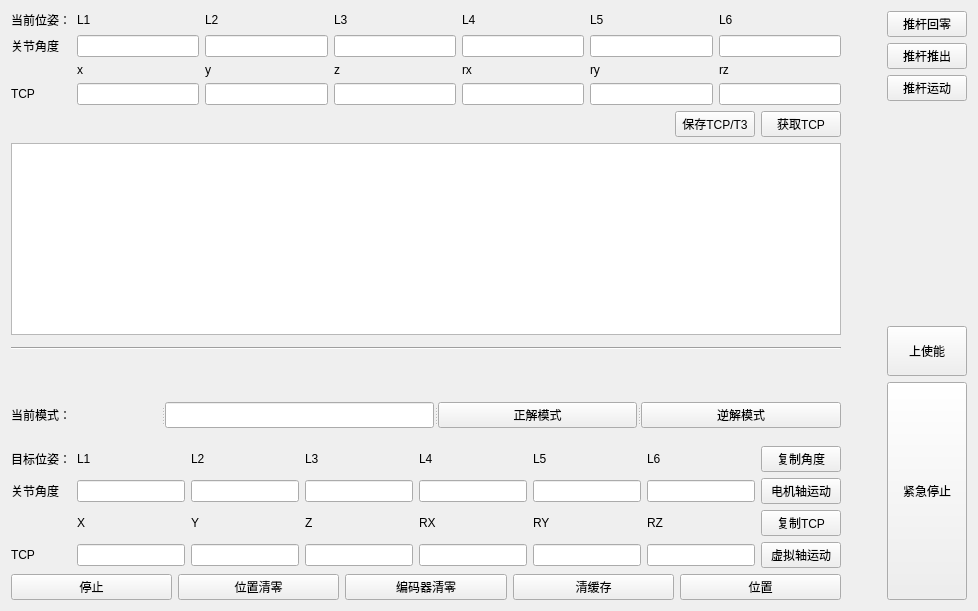
     <widget class="QWidget" name="tab_2">
      <attribute name="title">
       <string>联动</string>
      </attribute>
      <layout class="QGridLayout" name="gridLayout_4">
       <item row="1" column="0">
        <layout class="QHBoxLayout" name="horizontalLayout_5">
         <item>
          <spacer name="horizontalSpacer_6">
           <property name="orientation">
            <enum>Qt::Horizontal</enum>
           </property>
           <property name="sizeHint" stdset="0">
            <size>
             <width>40</width>
             <height>20</height>
            </size>
           </property>
          </spacer>
         </item>
         <item>
          <widget class="QPushButton" name="test_pushButton">
           <property name="text">
            <string>保存TCP/T3</string>
           </property>
          </widget>
         </item>
         <item>
          <widget class="QPushButton" name="btn_getTcp">
           <property name="text">
            <string>获取TCP</string>
           </property>
          </widget>
         </item>
        </layout>
       </item>
       <item row="4" column="0">
        <widget class="Line" name="line_4">
         <property name="orientation">
          <enum>Qt::Horizontal</enum>
         </property>
        </widget>
       </item>
       <item row="2" column="0">
        <layout class="QGridLayout" name="gridLayout_9">
         <item row="0" column="3">
          <widget class="QListWidget" name="list_AxisStatus"/>
         </item>
        </layout>
       </item>
       <item row="5" column="0">
        <spacer name="verticalSpacer">
         <property name="orientation">
          <enum>Qt::Vertical</enum>
         </property>
         <property name="sizeHint" stdset="0">
          <size>
           <width>20</width>
           <height>40</height>
          </size>
         </property>
        </spacer>
       </item>
       <item row="0" column="0">
        <layout class="QGridLayout" name="gridLayout_2">
         <item row="1" column="2">
          <widget class="QLineEdit" name="edit_State_L2">
           <property name="readOnly">
            <bool>true</bool>
           </property>
          </widget>
         </item>
         <item row="3" column="4">
          <widget class="QLineEdit" name="edit_State_V4">
           <property name="readOnly">
            <bool>true</bool>
           </property>
          </widget>
         </item>
         <item row="1" column="0">
          <widget class="QLabel" name="label_16">
           <property name="text">
            <string>关节角度</string>
           </property>
          </widget>
         </item>
         <item row="3" column="0">
          <widget class="QLabel" name="label_14">
           <property name="text">
            <string>TCP</string>
           </property>
          </widget>
         </item>
         <item row="3" column="5">
          <widget class="QLineEdit" name="edit_State_V5">
           <property name="readOnly">
            <bool>true</bool>
           </property>
          </widget>
         </item>
         <item row="2" column="4">
          <widget class="QLabel" name="label_11">
           <property name="text">
            <string>rx</string>
           </property>
          </widget>
         </item>
         <item row="2" column="5">
          <widget class="QLabel" name="label_12">
           <property name="text">
            <string>ry</string>
           </property>
          </widget>
         </item>
         <item row="0" column="6">
          <widget class="QLabel" name="label_15">
           <property name="text">
            <string>L6</string>
           </property>
          </widget>
         </item>
         <item row="0" column="2">
          <widget class="QLabel" name="label_3">
           <property name="text">
            <string>L2</string>
           </property>
          </widget>
         </item>
         <item row="1" column="3">
          <widget class="QLineEdit" name="edit_State_L3">
           <property name="readOnly">
            <bool>true</bool>
           </property>
          </widget>
         </item>
         <item row="1" column="1">
          <widget class="QLineEdit" name="edit_State_L1">
           <property name="readOnly">
            <bool>true</bool>
           </property>
          </widget>
         </item>
         <item row="1" column="5">
          <widget class="QLineEdit" name="edit_State_L5">
           <property name="readOnly">
            <bool>true</bool>
           </property>
          </widget>
         </item>
         <item row="2" column="3">
          <widget class="QLabel" name="label_10">
           <property name="text">
            <string>z</string>
           </property>
          </widget>
         </item>
         <item row="3" column="3">
          <widget class="QLineEdit" name="edit_State_V3">
           <property name="readOnly">
            <bool>true</bool>
           </property>
          </widget>
         </item>
         <item row="1" column="4">
          <widget class="QLineEdit" name="edit_State_L4">
           <property name="readOnly">
            <bool>true</bool>
           </property>
          </widget>
         </item>
         <item row="0" column="0">
          <widget class="QLabel" name="label_7">
           <property name="text">
            <string>当前位姿：</string>
           </property>
          </widget>
         </item>
         <item row="3" column="1">
          <widget class="QLineEdit" name="edit_State_V1">
           <property name="readOnly">
            <bool>true</bool>
           </property>
          </widget>
         </item>
         <item row="3" column="6">
          <widget class="QLineEdit" name="edit_State_V6">
           <property name="readOnly">
            <bool>true</bool>
           </property>
          </widget>
         </item>
         <item row="0" column="1">
          <widget class="QLabel" name="label_2">
           <property name="text">
            <string>L1</string>
           </property>
          </widget>
         </item>
         <item row="1" column="6">
          <widget class="QLineEdit" name="edit_State_L6">
           <property name="readOnly">
            <bool>true</bool>
           </property>
          </widget>
         </item>
         <item row="2" column="2">
          <widget class="QLabel" name="label_9">
           <property name="text">
            <string>y</string>
           </property>
          </widget>
         </item>
         <item row="2" column="1">
          <widget class="QLabel" name="label_8">
           <property name="text">
            <string>x</string>
           </property>
          </widget>
         </item>
         <item row="0" column="4">
          <widget class="QLabel" name="label_5">
           <property name="text">
            <string>L4</string>
           </property>
          </widget>
         </item>
         <item row="0" column="5">
          <widget class="QLabel" name="label_6">
           <property name="text">
            <string>L5</string>
           </property>
          </widget>
         </item>
         <item row="3" column="2">
          <widget class="QLineEdit" name="edit_State_V2">
           <property name="readOnly">
            <bool>true</bool>
           </property>
          </widget>
         </item>
         <item row="2" column="6">
          <widget class="QLabel" name="label_13">
           <property name="text">
            <string>rz</string>
           </property>
          </widget>
         </item>
         <item row="0" column="3">
          <widget class="QLabel" name="label_4">
           <property name="text">
            <string>L3</string>
           </property>
          </widget>
         </item>
        </layout>
       </item>
       <item row="10" column="0">
        <layout class="QHBoxLayout" name="horizontalLayout_2">
         <item>
          <widget class="QPushButton" name="pushButton_stop">
           <property name="text">
            <string>停止</string>
           </property>
          </widget>
         </item>
         <item>
          <widget class="QPushButton" name="btn_clear">
           <property name="text">
            <string>位置清零</string>
           </property>
          </widget>
         </item>
         <item>
          <widget class="QPushButton" name="btn_clear2">
           <property name="text">
            <string>编码器清零</string>
           </property>
          </widget>
         </item>
         <item>
          <widget class="QPushButton" name="btn_Rapidstop">
           <property name="text">
            <string>清缓存</string>
           </property>
          </widget>
         </item>
         <item>
          <widget class="QPushButton" name="btn_tcp2angle">
           <property name="text">
            <string>位置</string>
           </property>
          </widget>
         </item>
        </layout>
       </item>
       <item row="9" column="0">
        <layout class="QGridLayout" name="gridLayout_3">
         <item row="3" column="2">
          <widget class="QLineEdit" name="edit_Dis_V2"/>
         </item>
         <item row="0" column="3">
          <widget class="QLabel" name="label_28">
           <property name="text">
            <string>L3</string>
           </property>
          </widget>
         </item>
         <item row="0" column="4">
          <widget class="QLabel" name="label_29">
           <property name="text">
            <string>L4</string>
           </property>
          </widget>
         </item>
         <item row="1" column="0">
          <widget class="QLabel" name="label_19">
           <property name="text">
            <string>关节角度</string>
           </property>
          </widget>
         </item>
         <item row="3" column="4">
          <widget class="QLineEdit" name="edit_Dis_V4"/>
         </item>
         <item row="2" column="2">
          <widget class="QLabel" name="label_21">
           <property name="text">
            <string>Y</string>
           </property>
          </widget>
         </item>
         <item row="1" column="1">
          <widget class="QLineEdit" name="edit_Dis_L1"/>
         </item>
         <item row="3" column="6">
          <widget class="QLineEdit" name="edit_Dis_V6"/>
         </item>
         <item row="3" column="5">
          <widget class="QLineEdit" name="edit_Dis_V5"/>
         </item>
         <item row="3" column="3">
          <widget class="QLineEdit" name="edit_Dis_V3"/>
         </item>
         <item row="3" column="7">
          <widget class="QPushButton" name="btn_Rt">
           <property name="text">
            <string>虚拟轴运动</string>
           </property>
          </widget>
         </item>
         <item row="0" column="5">
          <widget class="QLabel" name="label_30">
           <property name="text">
            <string>L5</string>
           </property>
          </widget>
         </item>
         <item row="1" column="5">
          <widget class="QLineEdit" name="edit_Dis_L5"/>
         </item>
         <item row="2" column="3">
          <widget class="QLabel" name="label_22">
           <property name="text">
            <string>Z</string>
           </property>
          </widget>
         </item>
         <item row="2" column="4">
          <widget class="QLabel" name="label_23">
           <property name="text">
            <string>RX</string>
           </property>
          </widget>
         </item>
         <item row="2" column="5">
          <widget class="QLabel" name="label_24">
           <property name="text">
            <string>RY</string>
           </property>
          </widget>
         </item>
         <item row="1" column="6">
          <widget class="QLineEdit" name="edit_Dis_L6"/>
         </item>
         <item row="1" column="7">
          <widget class="QPushButton" name="btn_real_move">
           <property name="text">
            <string>电机轴运动</string>
           </property>
          </widget>
         </item>
         <item row="3" column="1">
          <widget class="QLineEdit" name="edit_Dis_V1"/>
         </item>
         <item row="1" column="3">
          <widget class="QLineEdit" name="edit_Dis_L3"/>
         </item>
         <item row="2" column="1">
          <widget class="QLabel" name="label_20">
           <property name="text">
            <string>X</string>
           </property>
          </widget>
         </item>
         <item row="3" column="0">
          <widget class="QLabel" name="label_18">
           <property name="text">
            <string>TCP</string>
           </property>
          </widget>
         </item>
         <item row="1" column="4">
          <widget class="QLineEdit" name="edit_Dis_L4"/>
         </item>
         <item row="0" column="2">
          <widget class="QLabel" name="label_27">
           <property name="text">
            <string>L2</string>
           </property>
          </widget>
         </item>
         <item row="0" column="0">
          <widget class="QLabel" name="label_17">
           <property name="text">
            <string>目标位姿：</string>
           </property>
          </widget>
         </item>
         <item row="0" column="6">
          <widget class="QLabel" name="label_31">
           <property name="text">
            <string>L6</string>
           </property>
          </widget>
         </item>
         <item row="0" column="1">
          <widget class="QLabel" name="label_26">
           <property name="text">
            <string>L1</string>
           </property>
          </widget>
         </item>
         <item row="2" column="6">
          <widget class="QLabel" name="label_25">
           <property name="text">
            <string>RZ</string>
           </property>
          </widget>
         </item>
         <item row="1" column="2">
          <widget class="QLineEdit" name="edit_Dis_L2"/>
         </item>
         <item row="0" column="7">
          <widget class="QPushButton" name="btn_CopyAxisReal">
           <property name="text">
            <string>复制角度</string>
           </property>
          </widget>
         </item>
         <item row="2" column="7">
          <widget class="QPushButton" name="btn_CopyAxisRt">
           <property name="text">
            <string>复制TCP</string>
           </property>
          </widget>
         </item>
        </layout>
       </item>
       <item row="0" column="2" rowspan="11">
        <layout class="QVBoxLayout" name="verticalLayout_7">
         <item>
          <widget class="QPushButton" name="tcp_tohome">
           <property name="text">
            <string>推杆回零</string>
           </property>
          </widget>
         </item>
         <item>
          <widget class="QPushButton" name="tcp_push">
           <property name="text">
            <string>推杆推出</string>
           </property>
          </widget>
         </item>
         <item>
          <widget class="QPushButton" name="tcp_Play">
           <property name="text">
            <string>推杆运动</string>
           </property>
          </widget>
         </item>
         <item>
          <spacer name="verticalSpacer_29">
           <property name="orientation">
            <enum>Qt::Vertical</enum>
           </property>
           <property name="sizeType">
            <enum>QSizePolicy::Expanding</enum>
           </property>
           <property name="sizeHint" stdset="0">
            <size>
             <width>20</width>
             <height>20</height>
            </size>
           </property>
          </spacer>
         </item>
         <item>
          <widget class="QPushButton" name="btn_EnableUp">
           <property name="minimumSize">
            <size>
             <width>0</width>
             <height>50</height>
            </size>
           </property>
           <property name="text">
            <string>上使能</string>
           </property>
          </widget>
         </item>
         <item>
          <widget class="QPushButton" name="stop_all">
           <property name="sizePolicy">
            <sizepolicy hsizetype="Minimum" vsizetype="Expanding">
             <horstretch>0</horstretch>
             <verstretch>0</verstretch>
            </sizepolicy>
           </property>
           <property name="minimumSize">
            <size>
             <width>0</width>
             <height>100</height>
            </size>
           </property>
           <property name="text">
            <string>紧急停止</string>
           </property>
          </widget>
         </item>
        </layout>
       </item>
       <item row="0" column="1">
        <spacer name="horizontalSpacer">
         <property name="orientation">
          <enum>Qt::Horizontal</enum>
         </property>
         <property name="sizeHint" stdset="0">
          <size>
           <width>40</width>
           <height>20</height>
          </size>
         </property>
        </spacer>
       </item>
       <item row="6" column="0">
        <widget class="QSplitter" name="splitter">
         <property name="orientation">
          <enum>Qt::Horizontal</enum>
         </property>
         <widget class="QLabel" name="label_136">
          <property name="text">
           <string>当前模式：</string>
          </property>
         </widget>
         <widget class="QLineEdit" name="edit_mode"/>
         <widget class="QPushButton" name="btn_positive">
          <property name="text">
           <string>正解模式</string>
          </property>
         </widget>
         <widget class="QPushButton" name="btn_inverse">
          <property name="text">
           <string>逆解模式</string>
          </property>
         </widget>
        </widget>
       </item>
      </layout>
     </widget>
